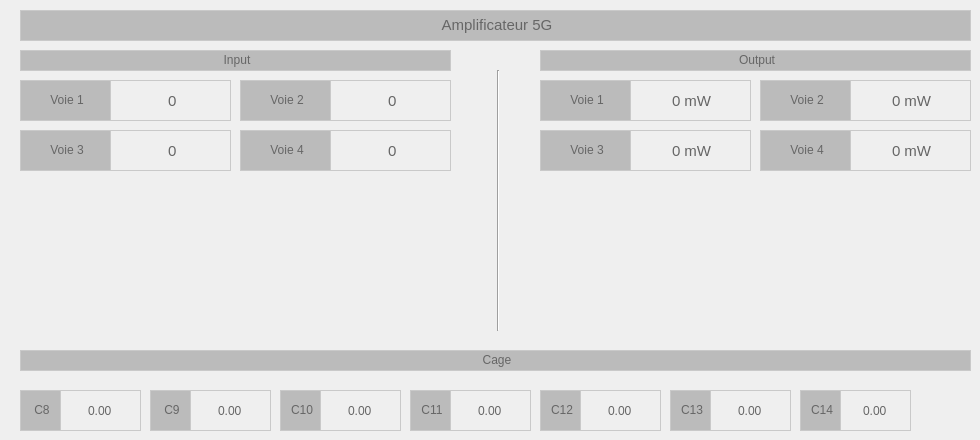
      <widget class="QWidget" name="tab_5G">
       <property name="cursor">
        <cursorShape>ArrowCursor</cursorShape>
       </property>
       <attribute name="title">
        <string>5G</string>
       </attribute>
       <widget class="QLabel" name="label_manual_title_5G_1">
        <property name="geometry">
         <rect>
          <x>20</x>
          <y>10</y>
          <width>951</width>
          <height>31</height>
         </rect>
        </property>
        <property name="styleSheet">
         <string notr="true">background-color: #BBBBBB;
border: 1px solid #C9C9C9;
font: 700 9pt &quot;Segoe UI&quot;;
color:#666;</string>
        </property>
        <property name="text">
         <string>&lt;html&gt;&lt;head/&gt;&lt;body&gt;&lt;p align=&quot;center&quot;&gt;&lt;span style=&quot; font-size:11pt;&quot;&gt;Amplificateur 5G&lt;/span&gt;&lt;/p&gt;&lt;/body&gt;&lt;/html&gt;</string>
        </property>
       </widget>
       <widget class="QLabel" name="label_manual_channel_1_5G">
        <property name="geometry">
         <rect>
          <x>20</x>
          <y>80</y>
          <width>91</width>
          <height>41</height>
         </rect>
        </property>
        <property name="styleSheet">
         <string notr="true">background-color: #BBBBBB;
border: 1px solid #C9C9C9;
font: 700 9pt &quot;Segoe UI&quot;;
color:#666;</string>
        </property>
        <property name="text">
         <string>&lt;html&gt;&lt;head/&gt;&lt;body&gt;&lt;p align=&quot;center&quot;&gt;Voie 1&lt;/p&gt;&lt;/body&gt;&lt;/html&gt;</string>
        </property>
       </widget>
       <widget class="QLabel" name="label_manual_channel_1_5G_display">
        <property name="geometry">
         <rect>
          <x>540</x>
          <y>80</y>
          <width>91</width>
          <height>41</height>
         </rect>
        </property>
        <property name="styleSheet">
         <string notr="true">background-color: #BBBBBB;
border: 1px solid #C9C9C9;
font: 700 9pt &quot;Segoe UI&quot;;
color:#666;</string>
        </property>
        <property name="text">
         <string>&lt;html&gt;&lt;head/&gt;&lt;body&gt;&lt;p align=&quot;center&quot;&gt;Voie 1&lt;/p&gt;&lt;/body&gt;&lt;/html&gt;</string>
        </property>
       </widget>
       <widget class="QDoubleSpinBox" name="doubleSpinBox_manual_cage_8">
        <property name="geometry">
         <rect>
          <x>60</x>
          <y>390</y>
          <width>81</width>
          <height>41</height>
         </rect>
        </property>
        <property name="styleSheet">
         <string notr="true">	border: 1px solid #C9C9C9;
	background-color: transparent;
	color:#666;
	font: 11pt &quot;Segoe UI&quot;;</string>
        </property>
        <property name="alignment">
         <set>Qt::AlignCenter</set>
        </property>
        <property name="buttonSymbols">
         <enum>QAbstractSpinBox::NoButtons</enum>
        </property>
       </widget>
       <widget class="QSpinBox" name="spinBox_manual_channel_3_5G">
        <property name="geometry">
         <rect>
          <x>110</x>
          <y>130</y>
          <width>121</width>
          <height>41</height>
         </rect>
        </property>
        <property name="font">
         <font>
          <family>Segoe UI</family>
          <pointsize>11</pointsize>
          <italic>false</italic>
          <bold>false</bold>
         </font>
        </property>
        <property name="styleSheet">
         <string notr="true">	border: 1px solid #C9C9C9;
	background-color: transparent;
	padding-left: 5px;
	color:#666;
	font: 11pt &quot;Segoe UI&quot;;</string>
        </property>
        <property name="alignment">
         <set>Qt::AlignCenter</set>
        </property>
        <property name="buttonSymbols">
         <enum>QAbstractSpinBox::NoButtons</enum>
        </property>
        <property name="suffix">
         <string/>
        </property>
        <property name="prefix">
         <string/>
        </property>
        <property name="minimum">
         <number>0</number>
        </property>
        <property name="maximum">
         <number>4095</number>
        </property>
        <property name="value">
         <number>0</number>
        </property>
       </widget>
       <widget class="QLabel" name="label_manual_channel_2_4G_3">
        <property name="geometry">
         <rect>
          <x>240</x>
          <y>80</y>
          <width>91</width>
          <height>41</height>
         </rect>
        </property>
        <property name="styleSheet">
         <string notr="true">background-color: #BBBBBB;
border: 1px solid #C9C9C9;
font: 700 9pt &quot;Segoe UI&quot;;
color:#666;</string>
        </property>
        <property name="text">
         <string>&lt;html&gt;&lt;head/&gt;&lt;body&gt;&lt;p align=&quot;center&quot;&gt;Voie 2&lt;/p&gt;&lt;/body&gt;&lt;/html&gt;</string>
        </property>
       </widget>
       <widget class="QLabel" name="label_manual_cage_8">
        <property name="geometry">
         <rect>
          <x>20</x>
          <y>390</y>
          <width>41</width>
          <height>41</height>
         </rect>
        </property>
        <property name="styleSheet">
         <string notr="true">background-color: #BBBBBB;
border: 1px solid #C9C9C9;
font: 700 9pt &quot;Segoe UI&quot;;
color:#666;</string>
        </property>
        <property name="text">
         <string>&lt;html&gt;&lt;head/&gt;&lt;body&gt;&lt;p align=&quot;center&quot;&gt;C8&lt;/p&gt;&lt;/body&gt;&lt;/html&gt;</string>
        </property>
       </widget>
       <widget class="QLabel" name="label_manual_channel_4_5G">
        <property name="geometry">
         <rect>
          <x>240</x>
          <y>130</y>
          <width>91</width>
          <height>41</height>
         </rect>
        </property>
        <property name="styleSheet">
         <string notr="true">background-color: #BBBBBB;
border: 1px solid #C9C9C9;
font: 700 9pt &quot;Segoe UI&quot;;
color:#666;</string>
        </property>
        <property name="text">
         <string>&lt;html&gt;&lt;head/&gt;&lt;body&gt;&lt;p align=&quot;center&quot;&gt;Voie 4&lt;/p&gt;&lt;/body&gt;&lt;/html&gt;</string>
        </property>
       </widget>
       <widget class="QSpinBox" name="spinBox_manual_channel_2_5G">
        <property name="geometry">
         <rect>
          <x>330</x>
          <y>80</y>
          <width>121</width>
          <height>41</height>
         </rect>
        </property>
        <property name="font">
         <font>
          <family>Segoe UI</family>
          <pointsize>11</pointsize>
          <italic>false</italic>
          <bold>false</bold>
         </font>
        </property>
        <property name="styleSheet">
         <string notr="true">	border: 1px solid #C9C9C9;
	background-color: transparent;
	padding-left: 5px;
	color:#666;
	font: 11pt &quot;Segoe UI&quot;;</string>
        </property>
        <property name="alignment">
         <set>Qt::AlignCenter</set>
        </property>
        <property name="buttonSymbols">
         <enum>QAbstractSpinBox::NoButtons</enum>
        </property>
        <property name="suffix">
         <string/>
        </property>
        <property name="prefix">
         <string/>
        </property>
        <property name="minimum">
         <number>0</number>
        </property>
        <property name="maximum">
         <number>4095</number>
        </property>
        <property name="value">
         <number>0</number>
        </property>
       </widget>
       <widget class="QLabel" name="label_manual_title_5G_3">
        <property name="geometry">
         <rect>
          <x>540</x>
          <y>50</y>
          <width>431</width>
          <height>21</height>
         </rect>
        </property>
        <property name="styleSheet">
         <string notr="true">background-color: #BBBBBB;
border: 1px solid #C9C9C9;
font: 700 9pt &quot;Segoe UI&quot;;
color:#666;</string>
        </property>
        <property name="text">
         <string>&lt;html&gt;&lt;head/&gt;&lt;body&gt;&lt;p align=&quot;center&quot;&gt;Output&lt;/p&gt;&lt;/body&gt;&lt;/html&gt;</string>
        </property>
       </widget>
       <widget class="QDoubleSpinBox" name="doubleSpinBox_manual_cage_13">
        <property name="geometry">
         <rect>
          <x>710</x>
          <y>390</y>
          <width>81</width>
          <height>41</height>
         </rect>
        </property>
        <property name="styleSheet">
         <string notr="true">	border: 1px solid #C9C9C9;
	background-color: transparent;
	color:#666;
	font: 11pt &quot;Segoe UI&quot;;</string>
        </property>
        <property name="alignment">
         <set>Qt::AlignCenter</set>
        </property>
        <property name="buttonSymbols">
         <enum>QAbstractSpinBox::NoButtons</enum>
        </property>
       </widget>
       <widget class="QDoubleSpinBox" name="doubleSpinBox_manual_cage_9">
        <property name="geometry">
         <rect>
          <x>190</x>
          <y>390</y>
          <width>81</width>
          <height>41</height>
         </rect>
        </property>
        <property name="styleSheet">
         <string notr="true">	border: 1px solid #C9C9C9;
	background-color: transparent;
	color:#666;
	font: 11pt &quot;Segoe UI&quot;;</string>
        </property>
        <property name="alignment">
         <set>Qt::AlignCenter</set>
        </property>
        <property name="buttonSymbols">
         <enum>QAbstractSpinBox::NoButtons</enum>
        </property>
       </widget>
       <widget class="QSpinBox" name="spinBox_manual_channel_1_5G_display">
        <property name="geometry">
         <rect>
          <x>630</x>
          <y>80</y>
          <width>121</width>
          <height>41</height>
         </rect>
        </property>
        <property name="font">
         <font>
          <family>Segoe UI</family>
          <pointsize>11</pointsize>
          <italic>false</italic>
          <bold>false</bold>
         </font>
        </property>
        <property name="styleSheet">
         <string notr="true">	border: 1px solid #C9C9C9;
	background-color: transparent;
	padding-left: 5px;
	color:#666;
	font: 11pt &quot;Segoe UI&quot;;</string>
        </property>
        <property name="alignment">
         <set>Qt::AlignCenter</set>
        </property>
        <property name="readOnly">
         <bool>true</bool>
        </property>
        <property name="buttonSymbols">
         <enum>QAbstractSpinBox::NoButtons</enum>
        </property>
        <property name="suffix">
         <string> mW</string>
        </property>
        <property name="prefix">
         <string/>
        </property>
        <property name="minimum">
         <number>0</number>
        </property>
        <property name="maximum">
         <number>4095</number>
        </property>
        <property name="value">
         <number>0</number>
        </property>
       </widget>
       <widget class="QLabel" name="label_manual_title_5G_2">
        <property name="geometry">
         <rect>
          <x>20</x>
          <y>50</y>
          <width>431</width>
          <height>21</height>
         </rect>
        </property>
        <property name="styleSheet">
         <string notr="true">background-color: #BBBBBB;
border: 1px solid #C9C9C9;
font: 700 9pt &quot;Segoe UI&quot;;
color:#666;</string>
        </property>
        <property name="text">
         <string>&lt;html&gt;&lt;head/&gt;&lt;body&gt;&lt;p align=&quot;center&quot;&gt;Input&lt;/p&gt;&lt;/body&gt;&lt;/html&gt;</string>
        </property>
       </widget>
       <widget class="QSpinBox" name="spinBox_manual_channel_3_5G_display">
        <property name="geometry">
         <rect>
          <x>630</x>
          <y>130</y>
          <width>121</width>
          <height>41</height>
         </rect>
        </property>
        <property name="font">
         <font>
          <family>Segoe UI</family>
          <pointsize>11</pointsize>
          <italic>false</italic>
          <bold>false</bold>
         </font>
        </property>
        <property name="styleSheet">
         <string notr="true">	border: 1px solid #C9C9C9;
	background-color: transparent;
	padding-left: 5px;
	color:#666;
	font: 11pt &quot;Segoe UI&quot;;</string>
        </property>
        <property name="alignment">
         <set>Qt::AlignCenter</set>
        </property>
        <property name="readOnly">
         <bool>true</bool>
        </property>
        <property name="buttonSymbols">
         <enum>QAbstractSpinBox::NoButtons</enum>
        </property>
        <property name="suffix">
         <string> mW</string>
        </property>
        <property name="prefix">
         <string/>
        </property>
        <property name="minimum">
         <number>0</number>
        </property>
        <property name="maximum">
         <number>4095</number>
        </property>
        <property name="value">
         <number>0</number>
        </property>
       </widget>
       <widget class="QLabel" name="label_manual_channel_2_5G_display">
        <property name="geometry">
         <rect>
          <x>760</x>
          <y>80</y>
          <width>91</width>
          <height>41</height>
         </rect>
        </property>
        <property name="styleSheet">
         <string notr="true">background-color: #BBBBBB;
border: 1px solid #C9C9C9;
font: 700 9pt &quot;Segoe UI&quot;;
color:#666;</string>
        </property>
        <property name="text">
         <string>&lt;html&gt;&lt;head/&gt;&lt;body&gt;&lt;p align=&quot;center&quot;&gt;Voie 2&lt;/p&gt;&lt;/body&gt;&lt;/html&gt;</string>
        </property>
       </widget>
       <widget class="QSpinBox" name="spinBox_manual_channel_2_5G_display">
        <property name="geometry">
         <rect>
          <x>850</x>
          <y>80</y>
          <width>121</width>
          <height>41</height>
         </rect>
        </property>
        <property name="font">
         <font>
          <family>Segoe UI</family>
          <pointsize>11</pointsize>
          <italic>false</italic>
          <bold>false</bold>
         </font>
        </property>
        <property name="styleSheet">
         <string notr="true">	border: 1px solid #C9C9C9;
	background-color: transparent;
	padding-left: 5px;
	color:#666;
	font: 11pt &quot;Segoe UI&quot;;</string>
        </property>
        <property name="alignment">
         <set>Qt::AlignCenter</set>
        </property>
        <property name="readOnly">
         <bool>true</bool>
        </property>
        <property name="buttonSymbols">
         <enum>QAbstractSpinBox::NoButtons</enum>
        </property>
        <property name="suffix">
         <string> mW</string>
        </property>
        <property name="prefix">
         <string/>
        </property>
        <property name="minimum">
         <number>0</number>
        </property>
        <property name="maximum">
         <number>4095</number>
        </property>
        <property name="value">
         <number>0</number>
        </property>
       </widget>
       <widget class="QLabel" name="label_manual_channel_3_5G_display">
        <property name="geometry">
         <rect>
          <x>540</x>
          <y>130</y>
          <width>91</width>
          <height>41</height>
         </rect>
        </property>
        <property name="styleSheet">
         <string notr="true">background-color: #BBBBBB;
border: 1px solid #C9C9C9;
font: 700 9pt &quot;Segoe UI&quot;;
color:#666;</string>
        </property>
        <property name="text">
         <string>&lt;html&gt;&lt;head/&gt;&lt;body&gt;&lt;p align=&quot;center&quot;&gt;Voie 3&lt;/p&gt;&lt;/body&gt;&lt;/html&gt;</string>
        </property>
       </widget>
       <widget class="QDoubleSpinBox" name="doubleSpinBox_manual_cage_14">
        <property name="geometry">
         <rect>
          <x>840</x>
          <y>390</y>
          <width>71</width>
          <height>41</height>
         </rect>
        </property>
        <property name="styleSheet">
         <string notr="true">	border: 1px solid #C9C9C9;
	background-color: transparent;
	color:#666;
	font: 11pt &quot;Segoe UI&quot;;</string>
        </property>
        <property name="alignment">
         <set>Qt::AlignCenter</set>
        </property>
        <property name="buttonSymbols">
         <enum>QAbstractSpinBox::NoButtons</enum>
        </property>
       </widget>
       <widget class="QSpinBox" name="spinBox_manual_channel_4_5G_display">
        <property name="geometry">
         <rect>
          <x>850</x>
          <y>130</y>
          <width>121</width>
          <height>41</height>
         </rect>
        </property>
        <property name="font">
         <font>
          <family>Segoe UI</family>
          <pointsize>11</pointsize>
          <italic>false</italic>
          <bold>false</bold>
         </font>
        </property>
        <property name="styleSheet">
         <string notr="true">	border: 1px solid #C9C9C9;
	background-color: transparent;
	padding-left: 5px;
	color:#666;
	font: 11pt &quot;Segoe UI&quot;;</string>
        </property>
        <property name="alignment">
         <set>Qt::AlignCenter</set>
        </property>
        <property name="readOnly">
         <bool>true</bool>
        </property>
        <property name="buttonSymbols">
         <enum>QAbstractSpinBox::NoButtons</enum>
        </property>
        <property name="suffix">
         <string> mW</string>
        </property>
        <property name="prefix">
         <string/>
        </property>
        <property name="minimum">
         <number>0</number>
        </property>
        <property name="maximum">
         <number>4095</number>
        </property>
        <property name="value">
         <number>0</number>
        </property>
       </widget>
       <widget class="QDoubleSpinBox" name="doubleSpinBox_manual_cage_10">
        <property name="geometry">
         <rect>
          <x>320</x>
          <y>390</y>
          <width>81</width>
          <height>41</height>
         </rect>
        </property>
        <property name="styleSheet">
         <string notr="true">	border: 1px solid #C9C9C9;
	background-color: transparent;
	color:#666;
	font: 11pt &quot;Segoe UI&quot;;</string>
        </property>
        <property name="alignment">
         <set>Qt::AlignCenter</set>
        </property>
        <property name="buttonSymbols">
         <enum>QAbstractSpinBox::NoButtons</enum>
        </property>
       </widget>
       <widget class="QDoubleSpinBox" name="doubleSpinBox_manual_cage_11">
        <property name="geometry">
         <rect>
          <x>450</x>
          <y>390</y>
          <width>81</width>
          <height>41</height>
         </rect>
        </property>
        <property name="styleSheet">
         <string notr="true">	border: 1px solid #C9C9C9;
	background-color: transparent;
	color:#666;
	font: 11pt &quot;Segoe UI&quot;;</string>
        </property>
        <property name="alignment">
         <set>Qt::AlignCenter</set>
        </property>
        <property name="buttonSymbols">
         <enum>QAbstractSpinBox::NoButtons</enum>
        </property>
       </widget>
       <widget class="QLabel" name="label_manual_channel_4_5G_display">
        <property name="geometry">
         <rect>
          <x>760</x>
          <y>130</y>
          <width>91</width>
          <height>41</height>
         </rect>
        </property>
        <property name="styleSheet">
         <string notr="true">background-color: #BBBBBB;
border: 1px solid #C9C9C9;
font: 700 9pt &quot;Segoe UI&quot;;
color:#666;</string>
        </property>
        <property name="text">
         <string>&lt;html&gt;&lt;head/&gt;&lt;body&gt;&lt;p align=&quot;center&quot;&gt;Voie 4&lt;/p&gt;&lt;/body&gt;&lt;/html&gt;</string>
        </property>
       </widget>
       <widget class="QLabel" name="label_manual_cage_11">
        <property name="geometry">
         <rect>
          <x>410</x>
          <y>390</y>
          <width>41</width>
          <height>41</height>
         </rect>
        </property>
        <property name="styleSheet">
         <string notr="true">background-color: #BBBBBB;
border: 1px solid #C9C9C9;
font: 700 9pt &quot;Segoe UI&quot;;
color:#666;</string>
        </property>
        <property name="text">
         <string>&lt;html&gt;&lt;head/&gt;&lt;body&gt;&lt;p align=&quot;center&quot;&gt;C11&lt;/p&gt;&lt;/body&gt;&lt;/html&gt;</string>
        </property>
       </widget>
       <widget class="QDoubleSpinBox" name="doubleSpinBox_manual_cage_12">
        <property name="geometry">
         <rect>
          <x>580</x>
          <y>390</y>
          <width>81</width>
          <height>41</height>
         </rect>
        </property>
        <property name="styleSheet">
         <string notr="true">	border: 1px solid #C9C9C9;
	background-color: transparent;
	color:#666;
	font: 11pt &quot;Segoe UI&quot;;</string>
        </property>
        <property name="alignment">
         <set>Qt::AlignCenter</set>
        </property>
        <property name="buttonSymbols">
         <enum>QAbstractSpinBox::NoButtons</enum>
        </property>
       </widget>
       <widget class="QLabel" name="label_manual_cage_13">
        <property name="geometry">
         <rect>
          <x>670</x>
          <y>390</y>
          <width>41</width>
          <height>41</height>
         </rect>
        </property>
        <property name="styleSheet">
         <string notr="true">background-color: #BBBBBB;
border: 1px solid #C9C9C9;
font: 700 9pt &quot;Segoe UI&quot;;
color:#666;</string>
        </property>
        <property name="text">
         <string>&lt;html&gt;&lt;head/&gt;&lt;body&gt;&lt;p align=&quot;center&quot;&gt;C13&lt;/p&gt;&lt;/body&gt;&lt;/html&gt;</string>
        </property>
       </widget>
       <widget class="QLabel" name="label_manual_cage_14">
        <property name="geometry">
         <rect>
          <x>800</x>
          <y>390</y>
          <width>41</width>
          <height>41</height>
         </rect>
        </property>
        <property name="styleSheet">
         <string notr="true">background-color: #BBBBBB;
border: 1px solid #C9C9C9;
font: 700 9pt &quot;Segoe UI&quot;;
color:#666;</string>
        </property>
        <property name="text">
         <string>&lt;html&gt;&lt;head/&gt;&lt;body&gt;&lt;p align=&quot;center&quot;&gt;C14&lt;/p&gt;&lt;/body&gt;&lt;/html&gt;</string>
        </property>
       </widget>
       <widget class="QLabel" name="label_manual_cage_9">
        <property name="geometry">
         <rect>
          <x>150</x>
          <y>390</y>
          <width>41</width>
          <height>41</height>
         </rect>
        </property>
        <property name="styleSheet">
         <string notr="true">background-color: #BBBBBB;
border: 1px solid #C9C9C9;
font: 700 9pt &quot;Segoe UI&quot;;
color:#666;</string>
        </property>
        <property name="text">
         <string>&lt;html&gt;&lt;head/&gt;&lt;body&gt;&lt;p align=&quot;center&quot;&gt;C9&lt;/p&gt;&lt;/body&gt;&lt;/html&gt;</string>
        </property>
       </widget>
       <widget class="QSpinBox" name="spinBox_manual_channel_1_5G">
        <property name="geometry">
         <rect>
          <x>110</x>
          <y>80</y>
          <width>121</width>
          <height>41</height>
         </rect>
        </property>
        <property name="font">
         <font>
          <family>Segoe UI</family>
          <pointsize>11</pointsize>
          <italic>false</italic>
          <bold>false</bold>
         </font>
        </property>
        <property name="styleSheet">
         <string notr="true">	border: 1px solid #C9C9C9;
	background-color: transparent;
	padding-left: 5px;
	color:#666;
	font: 11pt &quot;Segoe UI&quot;;</string>
        </property>
        <property name="alignment">
         <set>Qt::AlignCenter</set>
        </property>
        <property name="buttonSymbols">
         <enum>QAbstractSpinBox::NoButtons</enum>
        </property>
        <property name="suffix">
         <string/>
        </property>
        <property name="prefix">
         <string/>
        </property>
        <property name="minimum">
         <number>0</number>
        </property>
        <property name="maximum">
         <number>4095</number>
        </property>
        <property name="value">
         <number>0</number>
        </property>
       </widget>
       <widget class="QLabel" name="label_manual_cage_12">
        <property name="geometry">
         <rect>
          <x>540</x>
          <y>390</y>
          <width>41</width>
          <height>41</height>
         </rect>
        </property>
        <property name="styleSheet">
         <string notr="true">background-color: #BBBBBB;
border: 1px solid #C9C9C9;
font: 700 9pt &quot;Segoe UI&quot;;
color:#666;</string>
        </property>
        <property name="text">
         <string>&lt;html&gt;&lt;head/&gt;&lt;body&gt;&lt;p align=&quot;center&quot;&gt;C12&lt;/p&gt;&lt;/body&gt;&lt;/html&gt;</string>
        </property>
       </widget>
       <widget class="QSpinBox" name="spinBox_manual_channel_4_5G">
        <property name="geometry">
         <rect>
          <x>330</x>
          <y>130</y>
          <width>121</width>
          <height>41</height>
         </rect>
        </property>
        <property name="font">
         <font>
          <family>Segoe UI</family>
          <pointsize>11</pointsize>
          <italic>false</italic>
          <bold>false</bold>
         </font>
        </property>
        <property name="styleSheet">
         <string notr="true">	border: 1px solid #C9C9C9;
	background-color: transparent;
	padding-left: 5px;
	color:#666;
	font: 11pt &quot;Segoe UI&quot;;</string>
        </property>
        <property name="alignment">
         <set>Qt::AlignCenter</set>
        </property>
        <property name="buttonSymbols">
         <enum>QAbstractSpinBox::NoButtons</enum>
        </property>
        <property name="suffix">
         <string/>
        </property>
        <property name="prefix">
         <string/>
        </property>
        <property name="minimum">
         <number>0</number>
        </property>
        <property name="maximum">
         <number>4095</number>
        </property>
        <property name="value">
         <number>0</number>
        </property>
       </widget>
       <widget class="QLabel" name="label_manual_cage_10">
        <property name="geometry">
         <rect>
          <x>280</x>
          <y>390</y>
          <width>41</width>
          <height>41</height>
         </rect>
        </property>
        <property name="styleSheet">
         <string notr="true">background-color: #BBBBBB;
border: 1px solid #C9C9C9;
font: 700 9pt &quot;Segoe UI&quot;;
color:#666;</string>
        </property>
        <property name="text">
         <string>&lt;html&gt;&lt;head/&gt;&lt;body&gt;&lt;p align=&quot;center&quot;&gt;C10&lt;/p&gt;&lt;/body&gt;&lt;/html&gt;</string>
        </property>
       </widget>
       <widget class="QLabel" name="label_manual_channel_3_4G_3">
        <property name="geometry">
         <rect>
          <x>20</x>
          <y>130</y>
          <width>91</width>
          <height>41</height>
         </rect>
        </property>
        <property name="styleSheet">
         <string notr="true">background-color: #BBBBBB;
border: 1px solid #C9C9C9;
font: 700 9pt &quot;Segoe UI&quot;;
color:#666;</string>
        </property>
        <property name="text">
         <string>&lt;html&gt;&lt;head/&gt;&lt;body&gt;&lt;p align=&quot;center&quot;&gt;Voie 3&lt;/p&gt;&lt;/body&gt;&lt;/html&gt;</string>
        </property>
       </widget>
       <widget class="QLabel" name="label_manual_title_5G_4">
        <property name="geometry">
         <rect>
          <x>20</x>
          <y>350</y>
          <width>951</width>
          <height>21</height>
         </rect>
        </property>
        <property name="styleSheet">
         <string notr="true">background-color: #BBBBBB;
border: 1px solid #C9C9C9;
font: 700 9pt &quot;Segoe UI&quot;;
color:#666;</string>
        </property>
        <property name="text">
         <string>&lt;html&gt;&lt;head/&gt;&lt;body&gt;&lt;p align=&quot;center&quot;&gt;Cage&lt;/p&gt;&lt;/body&gt;&lt;/html&gt;</string>
        </property>
       </widget>
       <widget class="Line" name="line_manual_5G_middle">
        <property name="geometry">
         <rect>
          <x>490</x>
          <y>70</y>
          <width>16</width>
          <height>261</height>
         </rect>
        </property>
        <property name="orientation">
         <enum>Qt::Vertical</enum>
        </property>
       </widget>
      </widget>
